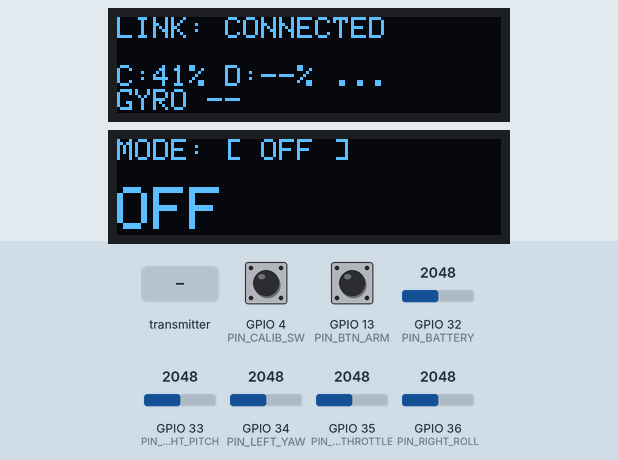
This sketch was run on a simulated ESP32. On the bench: 2 × 128×32 one-colour display. The inputs (shaded band) are chosen by the test bench; at power-on: GPIO 13 (PIN_BTN_ARM) HIGH, GPIO 35 (PIN_LEFT_THROTTLE) = 2048, GPIO 4 (PIN_CALIB_SW) HIGH, GPIO 32 (PIN_BATTERY) = 2048, GPIO 33 (PIN_RIGHT_PITCH) = 2048, GPIO 34 (PIN_LEFT_YAW) = 2048, GPIO 36 (PIN_RIGHT_ROLL) = 2048 (analog values on the 0–4095 scale). What the sketch prints to the serial monitor is not drawn.

Above: at 1.5 s.
1.6 s: GPIO 13 (PIN_BTN_ARM) pulled LOW for 0.15 s
At 2.3 s:
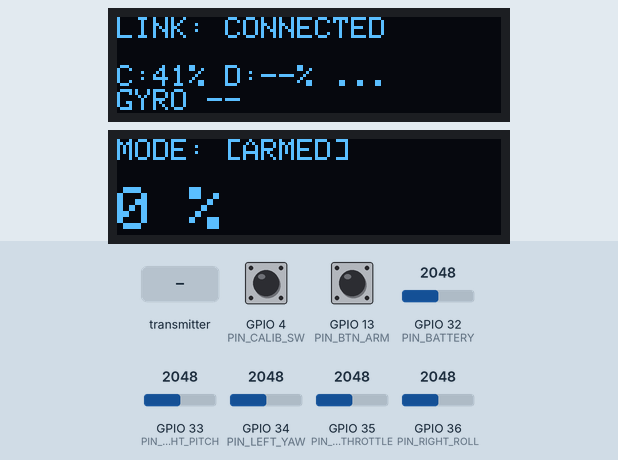
3.2 s: GPIO 35 (PIN_LEFT_THROTTLE) set to 2440
5.6 s: GPIO 35 (PIN_LEFT_THROTTLE) set to 2546
At 5.87 s:
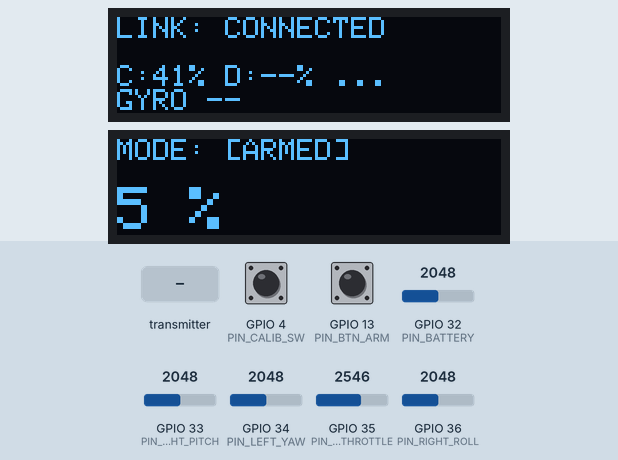
7.5 s: the transmitter starts sending drone_voltage = 0
At 7.68 s:
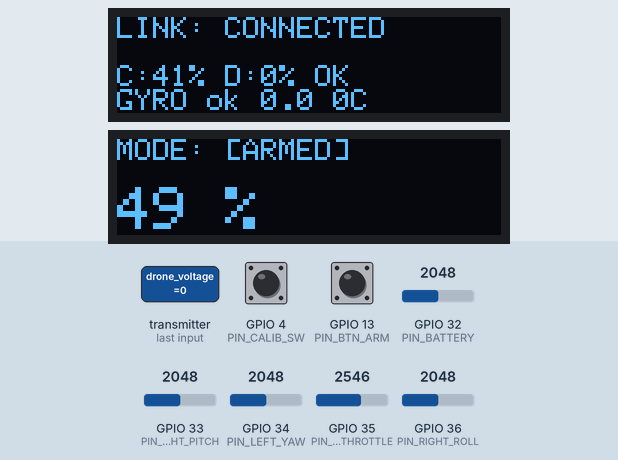
9.4 s: the transmitter starts sending gyro_drift = 25
At 10.5 s:
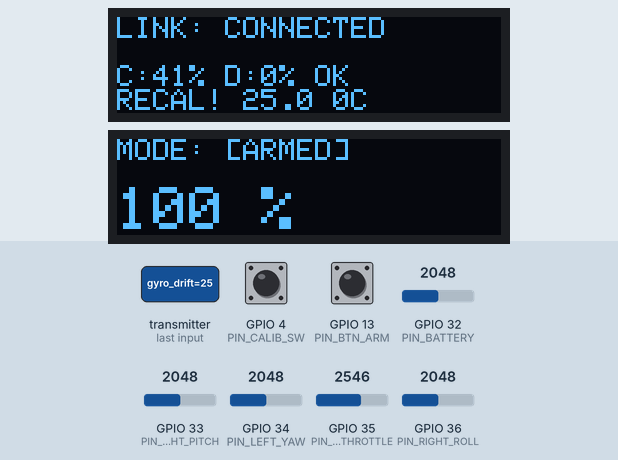
11.5 s: the transmitter starts sending gyro_drift = 0
At 12.8 s:
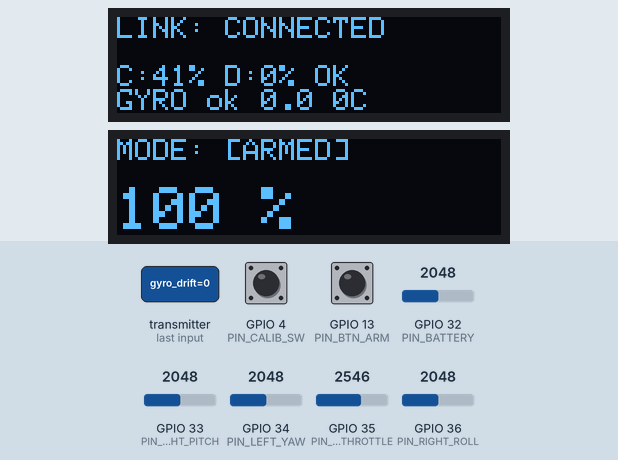
Timing chart, 0 to 14.1 s (numbered marks = the images above; inputs shaded):
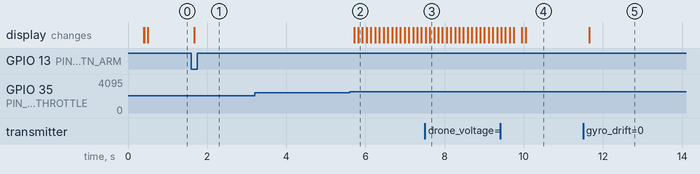

Measured:
- the behaviour switches between 2498 and 2499 on GPIO 35 (PIN_LEFT_THROTTLE) (found by bisection; images 1 and 2)
- after the input at 1.6 s, the display: changes after 0.07 s (image 1)
- after the input at 3.2 s, every drawn part: stays the same
- after the input at 5.6 s, the display: first changes after 0.12 s (image 2 shows a later state)
- after the input at 7.5 s, the display: first differs from a run without the input after 0.13 s (image 3)
- after the input at 9.4 s, the display: first differs from a run without the input after 0.14 s (image 4 shows a later state)
- after the input at 11.5 s, the display: changes after 0.15 s (image 5)

The sketch:

remote_control.ino
```cpp
// Remote control for the ESP32 quadcopter.
//
// Two KY-023 joysticks, two 128x32 OLEDs on separate I2C buses, one 18650
// cell. Sends stick values to the drone over ESP-NOW every 20 ms and shows
// the telemetry it gets back (drone battery, calibration state, gyro drift).
//
// The throttle stick springs back to centre, so it works as a "virtual"
// stick: up raises the throttle value, down lowers it, centre keeps it.

#include <Wire.h>
#include <Adafruit_GFX.h>
#include <Adafruit_SSD1306.h>
#include <esp_now.h>
#include <WiFi.h>

#define SCREEN_WIDTH  128
#define SCREEN_HEIGHT 32

TwoWire I2C_1 = TwoWire(0);
TwoWire I2C_2 = TwoWire(1);
Adafruit_SSD1306 display1(SCREEN_WIDTH, SCREEN_HEIGHT, &I2C_1, -1);
Adafruit_SSD1306 display2(SCREEN_WIDTH, SCREEN_HEIGHT, &I2C_2, -1);
bool disp1_ok = false;
bool disp2_ok = false;

// ---------------------------------------------------------------------
// Pins
// ---------------------------------------------------------------------
const int PIN_LEFT_YAW      = 34;
const int PIN_LEFT_THROTTLE = 35;
const int PIN_RIGHT_ROLL    = 36;   // VP
const int PIN_BATTERY       = 32;
const int PIN_RIGHT_PITCH   = 33;
const int PIN_BTN_ARM       = 13;
const int PIN_CALIB_SW      = 4;    // right joystick button

// MAC address of the ESP32 in the drone, change this for your own board
uint8_t droneAddress[] = { 0x68, 0x09, 0x47, 0x9D, 0xFA, 0x4C };

// ---------------------------------------------------------------------
// Data structures (must match the flight controller exactly, otherwise
// the packets are dropped because of the wrong length)
// ---------------------------------------------------------------------
typedef struct struct_cmd {
  int  throttle;
  int  yaw;
  int  roll;
  int  pitch;
  bool isArmed;
  bool triggerCalib;
} struct_cmd;

typedef struct struct_telemetry {
  float drone_voltage;
  int   mpu_status;
  float gyro_drift;
  float mpu_temp;
} struct_telemetry;

struct_cmd       myData      = { 1000, 1500, 1500, 1500, false, false };
struct_telemetry myTelemetry = { 0.0f, 0 };

// ---------------------------------------------------------------------
// State and timing
// ---------------------------------------------------------------------
bool isConnected = false;
bool isArmed     = false;
bool lastBtnState = HIGH;
unsigned long lastDebounceTime  = 0;
unsigned long lastDisplayUpdate = 0;
unsigned long lastSendTime      = 0;
volatile unsigned long lastRecvTime = 0;
unsigned long lastRampMicros = 0;

const unsigned long SEND_INTERVAL_MS      = 20;
const unsigned long DISPLAY_INTERVAL_MS   = 100;
const unsigned long TELEMETRY_TIMEOUT_MS  = 1000;

// ---------------------------------------------------------------------
// Remote battery
// ---------------------------------------------------------------------
int final_ctrl_percent = -1;
// measured 3.95 V with a multimeter, ESP calculated 3.72 V
const float VOLTAGE_COMPENSATION = 0.23f;

// ---------------------------------------------------------------------
// Virtual throttle stick
// ---------------------------------------------------------------------
const int   THROTTLE_MIN = 1180;   // same as MIN_THROTTLE on the drone
const int   THROTTLE_MAX = 2000;

// Dead zone around the throttle stick centre in raw ADC counts. Large on
// purpose: the stick overshoots a bit when released.
const int THROTTLE_DEADBAND = 450;

// After an active deflection, the opposite direction is ignored for this
// long. Otherwise the overshoot on release counted as a short "down" and the
// throttle dropped by 1-2 %.
const unsigned long RELEASE_LOCKOUT_MS = 200;

const bool USE_MEASURED_CENTER = true;   // false = fixed centre of 1808

// Throttle ramp in us per second. 200 takes about 1.3 s from idle to hover,
// with 100 the drone sat in ground effect too long and started rocking.
const float THROTTLE_RATE_PER_S = 200.0f;

float currentThrottle = 1000.0f;

// Axis inversion, change it here and not in the drone's mixer
const bool INVERT_ROLL  = false;
const bool INVERT_PITCH = false;
const bool INVERT_YAW   = true;

// Stick centres, measured at startup
const int CENTER_FALLBACK = 1808;
int center_yaw   = CENTER_FALLBACK;
int center_roll  = CENTER_FALLBACK;
int center_pitch = CENTER_FALLBACK;
int center_thr   = CENTER_FALLBACK;

// ---------------------------------------------------------------------
// Helpers
// ---------------------------------------------------------------------

// The first reading after switching ADC channel can be wrong on the ESP32
// (GPIO36/39), so it is thrown away and the rest is averaged.
// No default argument on purpose: the Arduino IDE copies it into the
// generated prototype and the build fails.
int readAdc(int pin, int samples) {
  analogRead(pin);
  long sum = 0;
  for (int i = 0; i < samples; i++) sum += analogRead(pin);
  return (int)(sum / samples);
}

// Map raw ADC to 1000..2000 with the measured centre at exactly 1500
int mapStick(int raw, int center) {
  center = constrain(center, 500, 3500);   // keeps map() away from a division by 0
  int v;
  if (raw < center) v = map(raw, 0, center, 1000, 1500);
  else              v = map(raw, center, 4095, 1500, 2000);
  return constrain(v, 1000, 2000);
}

// A stick that is far off centre at startup is treated as broken and blocks
// arming. This found a broken potentiometer wire on the roll axis (it read
// about 15 all the time and the drone got a constant -16 deg command).
bool stick_fault = false;
char stick_fault_name[10] = "";

int measureCenter(int pin, const char *name) {
  int v = readAdc(pin, 32);
  if (v < 1400 || v > 2400) {
    Serial.printf("ERROR axis %s (pin %d): rest value %d, expected 1400..2400.\n", name, pin, v);
    Serial.println("       Close to 0 or 4095 usually means a broken pot wire.");
    Serial.println("       Arming is blocked until this is fixed and the remote restarted.");
    stick_fault = true;
    strncpy(stick_fault_name, name, sizeof(stick_fault_name) - 1);
    stick_fault_name[sizeof(stick_fault_name) - 1] = '\0';
    return CENTER_FALLBACK;
  }
  return v;
}

// ---------------------------------------------------------------------
// ESP-NOW callbacks
// ---------------------------------------------------------------------
void OnDataSent(const uint8_t *mac_addr, esp_now_send_status_t status) {
  isConnected = (status == ESP_NOW_SEND_SUCCESS);
}

#if defined(ESP_ARDUINO_VERSION_MAJOR) && ESP_ARDUINO_VERSION_MAJOR >= 3
void OnDataRecv(const esp_now_recv_info_t *info, const uint8_t *incomingData, int len) {
#else
void OnDataRecv(const uint8_t *mac, const uint8_t *incomingData, int len) {
#endif
  if (len != (int)sizeof(myTelemetry)) return;
  memcpy(&myTelemetry, incomingData, sizeof(myTelemetry));
  lastRecvTime = millis();
}

// ---------------------------------------------------------------------
// Setup
// ---------------------------------------------------------------------
void setup() {
  Serial.begin(115200);
  analogReadResolution(12);

  pinMode(PIN_LEFT_YAW,      INPUT);
  pinMode(PIN_LEFT_THROTTLE, INPUT);
  pinMode(PIN_RIGHT_ROLL,    INPUT);
  pinMode(PIN_RIGHT_PITCH,   INPUT);

  pinMode(PIN_BTN_ARM,  INPUT_PULLUP);
  pinMode(PIN_CALIB_SW, INPUT_PULLUP);

  I2C_1.begin(21, 22, 100000);
  I2C_2.begin(18, 19, 100000);

  disp1_ok = display1.begin(SSD1306_SWITCHCAPVCC, 0x3C);
  disp2_ok = display2.begin(SSD1306_SWITCHCAPVCC, 0x3C);
  if (!disp1_ok) Serial.println("WARNING: display 1 not found.");
  if (!disp2_ok) Serial.println("WARNING: display 2 not found.");

  // measure stick centres, do not touch the sticks while powering on
  delay(200);
  if (USE_MEASURED_CENTER) {
    center_yaw   = measureCenter(PIN_LEFT_YAW,      "YAW");
    center_thr   = measureCenter(PIN_LEFT_THROTTLE, "THR");
    center_roll  = measureCenter(PIN_RIGHT_ROLL,    "ROLL");
    center_pitch = measureCenter(PIN_RIGHT_PITCH,   "PITCH");
  }
  Serial.printf("Centres: yaw=%d thr=%d roll=%d pitch=%d (fallback: %d)\n",
                center_yaw, center_thr, center_roll, center_pitch, CENTER_FALLBACK);
  Serial.printf("Throttle window: down below %d, up above %d\n",
                center_thr - THROTTLE_DEADBAND, center_thr + THROTTLE_DEADBAND);

  // battery, measured once at startup without load (10k / 10k divider)
  long sum = 0;
  for (int i = 0; i < 50; i++) {
    sum += analogRead(PIN_BATTERY);
    delay(2);
  }
  float avg_raw = sum / 50.0f;
  float restVoltage = ((avg_raw / 4095.0f) * 3.3f * 2.0f * 1.08f) + VOLTAGE_COMPENSATION;

  // 3.5 V = 0 %, 4.2 V = 100 %
  final_ctrl_percent = map((int)(restVoltage * 100), 350, 420, 0, 100);
  final_ctrl_percent = constrain(final_ctrl_percent, 0, 100);

  Serial.print("Battery voltage: ");  Serial.println(restVoltage);
  Serial.print("Battery percent: ");  Serial.println(final_ctrl_percent);

  // radio
  WiFi.mode(WIFI_STA);
  if (esp_now_init() != ESP_OK) {
    Serial.println("ERROR: ESP-NOW init failed.");
    if (disp1_ok) {
      display1.clearDisplay();
      display1.setTextSize(1);
      display1.setTextColor(SSD1306_WHITE);
      display1.setCursor(0, 0);
      display1.print("ESP-NOW ERROR");
      display1.display();
    }
    for (;;) delay(1000);
  }

  #if defined(ESP_ARDUINO_VERSION_MAJOR) && ESP_ARDUINO_VERSION_MAJOR >= 3
      esp_now_register_send_cb((esp_now_send_cb_t)OnDataSent);
      esp_now_register_recv_cb((esp_now_recv_cb_t)OnDataRecv);
  #else
      esp_now_register_send_cb(OnDataSent);
      esp_now_register_recv_cb(OnDataRecv);
  #endif

  esp_now_peer_info_t peerInfo = {};
  memcpy(peerInfo.peer_addr, droneAddress, 6);
  peerInfo.channel = 0;
  peerInfo.encrypt = false;
  if (esp_now_add_peer(&peerInfo) != ESP_OK) {
    Serial.println("ERROR: could not add peer.");
  }

  lastRampMicros = micros();
}

// ---------------------------------------------------------------------
// Loop
// ---------------------------------------------------------------------
void loop() {
  unsigned long now = millis();

  // ---------- read sticks ----------
  int rawThrottle = readAdc(PIN_LEFT_THROTTLE, 4);
  int read_yaw    = readAdc(PIN_LEFT_YAW, 4);
  int read_roll   = readAdc(PIN_RIGHT_ROLL, 4);
  int read_pitch  = readAdc(PIN_RIGHT_PITCH, 4);

  bool throttleStickCentered = (rawThrottle <= center_thr + THROTTLE_DEADBAND) &&
                               (rawThrottle >= center_thr - THROTTLE_DEADBAND);

  // all four axes have to be at rest to arm
  const int STICK_ARM_TOLERANCE = 400;   // raw counts
  bool allSticksCentered = throttleStickCentered &&
      (abs(read_roll  - center_roll)  < STICK_ARM_TOLERANCE) &&
      (abs(read_pitch - center_pitch) < STICK_ARM_TOLERANCE) &&
      (abs(read_yaw   - center_yaw)   < STICK_ARM_TOLERANCE);

  // ---------- arm button ----------
  int btnState = digitalRead(PIN_BTN_ARM);
  if (btnState == LOW && lastBtnState == HIGH && (now - lastDebounceTime) > 200) {
    if (isArmed) {
      // disarm is always allowed
      isArmed = false;
      currentThrottle = 1000.0f;
      lastDebounceTime = now;
    } else if (stick_fault) {
      Serial.printf("Arming refused: axis %s faulty, check the wiring.\n", stick_fault_name);
      lastDebounceTime = now;
    } else if (!allSticksCentered) {
      Serial.printf("Arming refused: stick not centred (thr:%d roll:%d pitch:%d yaw:%d).\n",
                    rawThrottle, read_roll, read_pitch, read_yaw);
      lastDebounceTime = now;
    } else {
      isArmed = true;
      currentThrottle = (float)THROTTLE_MIN;
      lastDebounceTime = now;
    }
  }
  lastBtnState = btnState;

  // ---------- calibration request ----------
  myData.triggerCalib = (!isArmed && digitalRead(PIN_CALIB_SW) == LOW);

  // ---------- virtual throttle, time based ----------
  unsigned long nowUs = micros();
  float dt = (nowUs - lastRampMicros) / 1000000.0f;
  lastRampMicros = nowUs;
  // a display update blocks the loop for about 25 ms, so dt is capped
  if (dt > 0.05f) dt = 0.05f;

  int stickDir = 0;
  if (rawThrottle > center_thr + THROTTLE_DEADBAND)      stickDir = +1;
  else if (rawThrottle < center_thr - THROTTLE_DEADBAND) stickDir = -1;

  // ignore the overshoot right after releasing the stick
  static int           lastActiveDir = 0;
  static unsigned long lastActiveMs  = 0;

  if (stickDir != 0) {
    if (stickDir == -lastActiveDir && (now - lastActiveMs) < RELEASE_LOCKOUT_MS) {
      stickDir = 0;
    } else {
      lastActiveDir = stickDir;
      lastActiveMs  = now;
    }
  }

  if (isArmed) {
    float step = THROTTLE_RATE_PER_S * dt;
    if (stickDir > 0)      currentThrottle += step;
    else if (stickDir < 0) currentThrottle -= step;
    currentThrottle = constrain(currentThrottle, (float)THROTTLE_MIN, (float)THROTTLE_MAX);
  } else {
    currentThrottle = 1000.0f;
    lastActiveDir = 0;
  }

  // Raw value / centre for every axis. An axis far from its centre at rest,
  // or one that barely changes when moved, points to a hardware fault.
#define DEBUG_THROTTLE 1
#if DEBUG_THROTTLE
  static unsigned long lastThrDbg = 0;
  if (now - lastThrDbg > 500) {
    lastThrDbg = now;
    Serial.printf("thr:%4d/%4d  roll:%4d/%4d  pitch:%4d/%4d  yaw:%4d/%4d | Margin:%4d Dir:%+d Thr:%4d\n",
                  rawThrottle, center_thr,
                  read_roll,   center_roll,
                  read_pitch,  center_pitch,
                  read_yaw,    center_yaw,
                  THROTTLE_DEADBAND - abs(rawThrottle - center_thr),
                  stickDir, (int)currentThrottle);
  }
#endif

  // ---------- build packet ----------
  myData.throttle = (int)currentThrottle;

  int mapped_yaw   = mapStick(read_yaw,   center_yaw);
  int mapped_roll  = mapStick(read_roll,  center_roll);
  int mapped_pitch = mapStick(read_pitch, center_pitch);

  myData.roll  = INVERT_ROLL  ? (3000 - mapped_roll)  : mapped_roll;
  myData.pitch = INVERT_PITCH ? (3000 - mapped_pitch) : mapped_pitch;
  myData.yaw   = INVERT_YAW   ? (3000 - mapped_yaw)   : mapped_yaw;

  myData.isArmed = isArmed;

  // ---------- send at a fixed rate ----------
  if (now - lastSendTime >= SEND_INTERVAL_MS) {
    lastSendTime = now;
    esp_now_send(droneAddress, (uint8_t *) &myData, sizeof(myData));
  }

  // ---------- displays ----------
  if (now - lastDisplayUpdate > DISPLAY_INTERVAL_MS) {
    lastDisplayUpdate = now;

    bool telemetry_fresh = (lastRecvTime != 0) && (now - lastRecvTime < TELEMETRY_TIMEOUT_MS);

    int drone_percent = -1;
    if (telemetry_fresh) {
      drone_percent = map((int)(myTelemetry.drone_voltage * 100), 1050, 1260, 0, 100);
      drone_percent = constrain(drone_percent, 0, 100);
    }

    // a stick fault has to be visible without a USB cable
    if (stick_fault && disp1_ok) {
      display1.clearDisplay();
      display1.setTextSize(1);
      display1.setTextColor(SSD1306_WHITE);
      display1.setCursor(0, 0);
      display1.print("!! AXIS FAULT !!");
      display1.setCursor(0, 16);
      display1.print(stick_fault_name);
      display1.print(" - CHECK WIRING");
      display1.display();

      if (disp2_ok) {
        display2.clearDisplay();
        display2.setTextSize(1);
        display2.setTextColor(SSD1306_WHITE);
        display2.setCursor(0, 0);
        display2.print("MODE: [LOCKED]");
        display2.setCursor(0, 16);
        display2.print("Arming blocked");
        display2.display();
      }
      return;
    }

    if (disp1_ok) {
      display1.clearDisplay();
      display1.setTextSize(1);
      display1.setTextColor(SSD1306_WHITE);
      display1.setCursor(0, 0);
      display1.print("LINK: ");
      display1.print(isConnected ? "CONNECTED" : "SEARCHING");

      display1.setCursor(0, 16);
      display1.print("C:"); display1.print(final_ctrl_percent); display1.print("% ");
      display1.print("D:");
      if (drone_percent >= 0) display1.print(drone_percent); else display1.print("--");
      display1.print("% ");

      if (!telemetry_fresh)               display1.print("...");
      else if (myTelemetry.mpu_status == 1) display1.print("CAL");
      else                                 display1.print("OK");

      // gyro drift above 3 deg/s means recalibrate, once the temperature
      // has stopped rising
      display1.setCursor(0, 24);
      if (!telemetry_fresh) {
        display1.print("GYRO --");
      } else {
        if (fabs(myTelemetry.gyro_drift) > 3.0f) display1.print("RECAL! ");
        else                                     display1.print("GYRO ok ");
        display1.print(myTelemetry.gyro_drift, 1);
        display1.print(" ");
        display1.print((int)myTelemetry.mpu_temp);
        display1.print("C");
      }
      display1.display();
    }

    if (disp2_ok) {
      display2.clearDisplay();
      display2.setTextSize(1);
      display2.setTextColor(SSD1306_WHITE);
      display2.setCursor(0, 0);
      display2.print("MODE: ");
      display2.print(isArmed ? "[ARMED]" : "[ OFF ]");

      display2.setTextSize(2);
      display2.setCursor(0, 16);
      if (!isArmed) {
        display2.print("OFF");
      } else {
        int percent = map((int)currentThrottle, THROTTLE_MIN, THROTTLE_MAX, 0, 100);
        percent = constrain(percent, 0, 100);
        display2.print(percent); display2.print(" %");
      }
      display2.display();
    }
  }

  delay(5);
}
```
